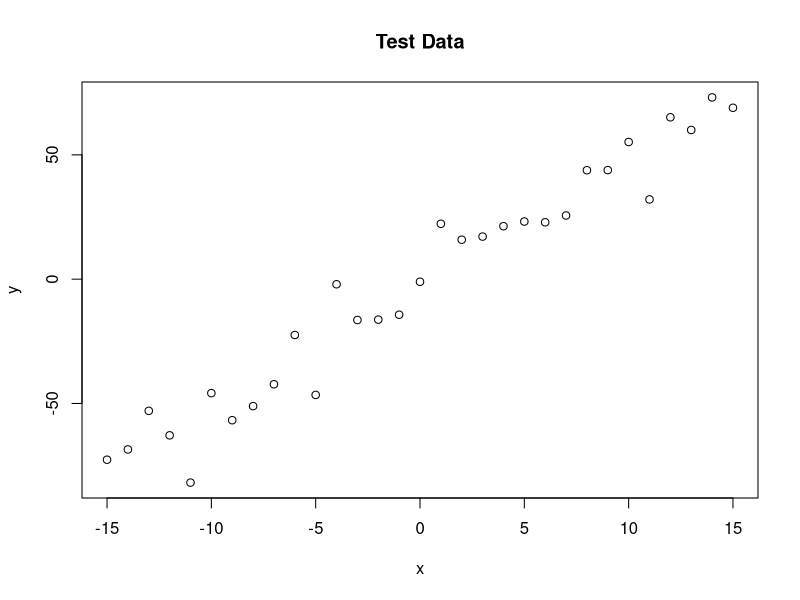

This chart was generated by the following R code: (Note: this script raises an error after producing the figure.)
trueA <- 5
trueB <- 0
trueSd <- 10
sampleSize <- 31

# create independent x-values 
x <- (-(sampleSize-1)/2):((sampleSize-1)/2)
# create dependent values according to ax + b + N(0,sd)
y <-  trueA * x + trueB + rnorm(n=sampleSize,mean=0,sd=trueSd)

plot(x,y, main="Test Data")
likelihood <- function(param){
  a = param[1]
  b = param[2]
  sd = param[3]
  
  pred = a*x + b
  singlelikelihoods = dnorm(y, mean = pred, sd = sd, log = T)
  sumll = sum(singlelikelihoods)
  return(sumll)   
}

posterior <- function(param){
  return (likelihood(param) + prior(param))
}
######## Metropolis algorithm ################

proposalfunction <- function(param){
  return(rnorm(3,mean = param, sd= c(0.1,0.5,0.3)))
}

run_metropolis_MCMC <- function(startvalue, iterations){
  chain = array(dim = c(iterations+1,3))
  chain[1,] = startvalue
  for (i in 1:iterations){
    proposal = proposalfunction(chain[i,])
    
    probab = exp(posterior(proposal) - posterior(chain[i,]))
    if (runif(1) < probab){
      chain[i+1,] = proposal
    }else{
      chain[i+1,] = chain[i,]
    }
  }
  return(chain)
}

startvalue = c(4,0,10)
chain = run_metropolis_MCMC(startvalue, 10000)

burnIn = 5000.
acceptance = 1-mean(duplicated(chain[-(1:burnIn),]))
